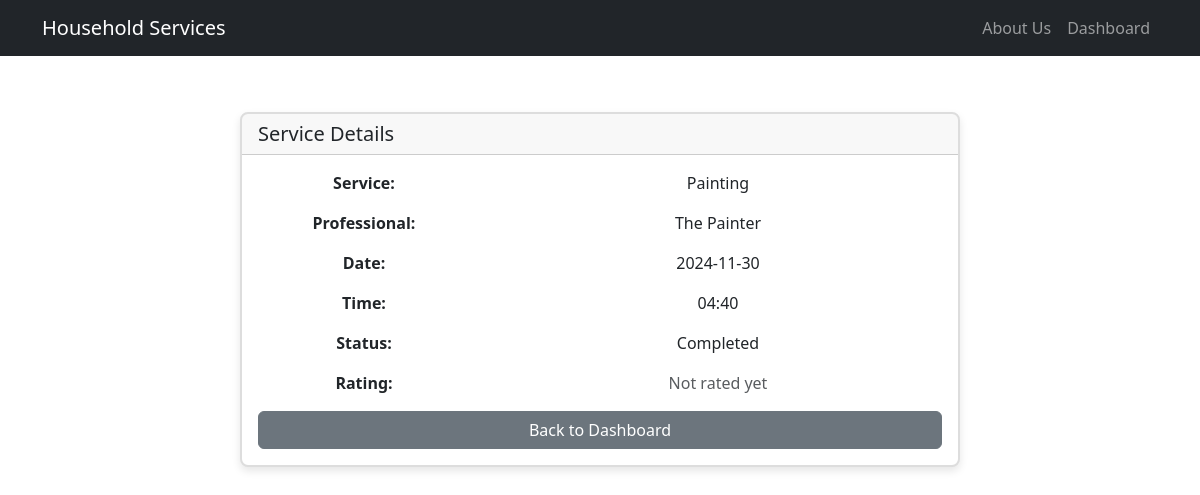
Page /customer/service/3 (signed in) on the committed database.
### model.py (models this page shows, shortened)
class Service(db.Model):
    id = db.Column(db.Integer, primary_key=True)
    name = db.Column(db.String(100), nullable=False)
    description = db.Column(db.Text)
    created_at = db.Column(db.DateTime, default=datetime.utcnow)
    is_active = db.Column(db.Boolean, default=True)

class User(UserMixin, db.Model):
    id = db.Column(db.Integer, primary_key=True)
    username = db.Column(db.String(80), unique=True, nullable=False)
    email = db.Column(db.String(120), unique=True, nullable=False)
    password_hash = db.Column(db.String(128), nullable=False)
    type = db.Column(db.String(50), nullable=False)
    created_at = db.Column(db.DateTime, default=datetime.utcnow)
    updated_at = db.Column(db.DateTime, default=datetime.utcnow, onupdate=datetime.utcnow)
    __mapper_args__ = {
        'polymorphic_identity': 'user',
        'polymorphic_on': type
    }

class ServiceProfessional(User):
    __tablename__ = 'service_professional'
    __mapper_args__ = {'polymorphic_identity': 'service_professional'}
    id = db.Column(db.Integer, db.ForeignKey('user.id'), primary_key=True)
    name = db.Column(db.String(100), nullable=False)  # Made nullable=False
    phone = db.Column(db.String(20))
    description = db.Column(db.Text)
    service_type = db.Column(db.String(100), nullable=False)  # Made nullable=False
    experience = db.Column(db.Integer, nullable=False)  # Made nullable=False
    address = db.Column(db.String(200), nullable=False)  # Added address field
    pincode = db.Column(db.String(10), nullable=False)  # Added pincode field
    documents_path = db.Column(db.String(255))  # Added documents path
    is_blocked = db.Column(db.Boolean, default=False)
    is_approved = db.Column(db.Boolean, default=False)
    is_active = db.Column(db.Boolean, default=True)
    rating = db.Column(db.Float, default=0.0)
    total_reviews = db.Column(db.Integer, default=0)
    requests = db.relationship('ServiceRequest', backref='professional', lazy='dynamic')

class ServiceRequest(db.Model):
    id = db.Column(db.Integer, primary_key=True)
    service_id = db.Column(db.Integer, db.ForeignKey('service.id'), nullable=False)
    customer_id = db.Column(db.Integer, db.ForeignKey('customer.id'), nullable=False)
    professional_id = db.Column(db.Integer, db.ForeignKey('service_professional.id'))
    date_of_request = db.Column(db.DateTime, default=datetime.utcnow, nullable=False)
    date_of_completion = db.Column(db.DateTime)
    status = db.Column(db.String(20), default='requested')  # requested, accepted, in_progress, completed, cancelled
    remarks = db.Column(db.Text)
    rating = db.Column(db.Integer)  # 1-5 rating
    review = db.Column(db.Text)
    service = db.relationship('Service', backref='requests')
    preferred_date = db.Column(db.Date, nullable=False)
    preferred_time = db.Column(db.Time, nullable=False)
    address = db.Column(db.String(200), nullable=False)
    pincode = db.Column(db.String(10), nullable=False)
    description = db.Column(db.Text)
    sub_service_id = db.Column(db.Integer, db.ForeignKey('sub_service.id'))
    sub_service = db.relationship('SubService', backref='requests')

### routes.py (the view)
@app.route('/customer/service/<int:request_id>')
@login_required
def customer_service_details(request_id):
    if current_user.type != 'customer':
        flash('Access denied.', 'danger')
        return redirect(url_for('dashboard'))
    service = ServiceRequest.query.get_or_404(request_id)
    if service.customer_id != current_user.id:
        flash('Access denied.', 'danger')
        return redirect(url_for('dashboard'))
    return render_template('customer/service_details.html', service=service)

### app.py (called while the page is built)
@login_manager.user_loader
def load_user(user_id):
    return User.query.get(int(user_id))

### templates/customer/service_details.html
{% extends "main.html" %}
{% block content %}
<div class="container mt-4">
    <div class="row">
        <div class="col-md-8 mx-auto">
            <div class="card">
                <div class="card-header">
                    <h5 class="card-title mb-0">Service Details</h5>
                </div>
                <div class="card-body">
                    <div class="row mb-3">
                        <div class="col-md-4 fw-bold">Service:</div>
                        <div class="col-md-8">{{ service.service.name }}</div>
                    </div>
                    <div class="row mb-3">
                        <div class="col-md-4 fw-bold">Professional:</div>
                        <div class="col-md-8">{{ service.professional.name if service.professional else 'Not Assigned' }}</div>
                    </div>
                    <div class="row mb-3">
                        <div class="col-md-4 fw-bold">Date:</div>
                        <div class="col-md-8">{{ service.preferred_date.strftime('%Y-%m-%d') }}</div>
                    </div>
                    <div class="row mb-3">
                        <div class="col-md-4 fw-bold">Time:</div>
                        <div class="col-md-8">{{ service.preferred_time.strftime('%H:%M') }}</div>
                    </div>
                    <div class="row mb-3">
                        <div class="col-md-4 fw-bold">Status:</div>
                        <div class="col-md-8">{{ service.status.title() }}</div>
                    </div>
                    <div class="row mb-3">
                        <div class="col-md-4 fw-bold">Rating:</div>
                        <div class="col-md-8">
                            {% if service.rating %}
                                <span class="text-warning">
                                    {% for i in range(service.rating) %}
                                        <i class="fas fa-star"></i>
                                    {% endfor %}
                                </span>
                            {% else %}
                                <span class="text-muted">Not rated yet</span>
                            {% endif %}
                        </div>
                    </div>
                    <div class="d-grid gap-2">
                        <a href="{{ url_for('dashboard') }}" class="btn btn-secondary">Back to Dashboard</a>
                    </div>
                </div>
            </div>
        </div>
    </div>
</div>
{% endblock %}

### static/css/style.css (style rules this page uses)
.card { box-shadow: 0 0 10px rgba(0,0,0,0.1); margin-top: 2rem; }
.card-body { padding: 2rem; }
.card { border: 2px solid #ddd; border-radius: 8px; box-shadow: 0 4px 8px rgba(0, 0, 0, 0.1); transition: transform 0.2s, box-shadow 0.2s; overflow: hidden; }
.card-body { padding: 16px; text-align: center; }

### rows in the picture
Service: service.name "Painting"
ServiceProfessional: professional "The Painter"
ServiceRequest: preferred_date "2024-11-30", preferred_time "04:40", status "Completed"
